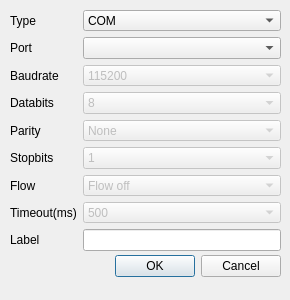
<?xml version="1.0" encoding="UTF-8"?>
<ui version="4.0">
 <class>NewTerminalDialog</class>
 <widget class="QDialog" name="NewTerminalDialog">
  <property name="geometry">
   <rect>
    <x>0</x>
    <y>0</y>
    <width>290</width>
    <height>300</height>
   </rect>
  </property>
  <property name="windowTitle">
   <string>Dialog</string>
  </property>
  <widget class="QDialogButtonBox" name="buttonBox">
   <property name="geometry">
    <rect>
     <x>50</x>
     <y>250</y>
     <width>231</width>
     <height>32</height>
    </rect>
   </property>
   <property name="orientation">
    <enum>Qt::Horizontal</enum>
   </property>
   <property name="standardButtons">
    <set>QDialogButtonBox::Cancel|QDialogButtonBox::Ok</set>
   </property>
  </widget>
  <widget class="QWidget" name="layoutWidget">
   <property name="geometry">
    <rect>
     <x>10</x>
     <y>10</y>
     <width>271</width>
     <height>241</height>
    </rect>
   </property>
   <layout class="QFormLayout" name="formLayout">
    <item row="0" column="0">
     <widget class="QLabel" name="label">
      <property name="text">
       <string>Type</string>
      </property>
     </widget>
    </item>
    <item row="0" column="1">
     <widget class="QComboBox" name="cmbType">
      <item>
       <property name="text">
        <string>COM</string>
       </property>
      </item>
      <item>
       <property name="text">
        <string>TCP</string>
       </property>
      </item>
      <item>
       <property name="text">
        <string>UDP</string>
       </property>
      </item>
     </widget>
    </item>
    <item row="1" column="0">
     <widget class="QLabel" name="label_2">
      <property name="text">
       <string>Port</string>
      </property>
     </widget>
    </item>
    <item row="1" column="1">
     <widget class="QComboBox" name="cmbPort"/>
    </item>
    <item row="2" column="0">
     <widget class="QLabel" name="label_3">
      <property name="text">
       <string>Baudrate</string>
      </property>
     </widget>
    </item>
    <item row="3" column="0">
     <widget class="QLabel" name="label_4">
      <property name="text">
       <string>Databits</string>
      </property>
     </widget>
    </item>
    <item row="4" column="0">
     <widget class="QLabel" name="label_5">
      <property name="text">
       <string>Parity</string>
      </property>
     </widget>
    </item>
    <item row="5" column="0">
     <widget class="QLabel" name="label_6">
      <property name="text">
       <string>Stopbits</string>
      </property>
     </widget>
    </item>
    <item row="6" column="0">
     <widget class="QLabel" name="label_7">
      <property name="text">
       <string>Flow</string>
      </property>
     </widget>
    </item>
    <item row="7" column="0">
     <widget class="QLabel" name="label_8">
      <property name="text">
       <string>Timeout(ms)</string>
      </property>
     </widget>
    </item>
    <item row="2" column="1">
     <widget class="QComboBox" name="cmbBaud">
      <property name="enabled">
       <bool>false</bool>
      </property>
      <item>
       <property name="text">
        <string>115200</string>
       </property>
      </item>
      <item>
       <property name="text">
        <string>57600</string>
       </property>
      </item>
      <item>
       <property name="text">
        <string>38400</string>
       </property>
      </item>
      <item>
       <property name="text">
        <string>19200</string>
       </property>
      </item>
      <item>
       <property name="text">
        <string>9600</string>
       </property>
      </item>
      <item>
       <property name="text">
        <string>4800</string>
       </property>
      </item>
      <item>
       <property name="text">
        <string>2400</string>
       </property>
      </item>
     </widget>
    </item>
    <item row="3" column="1">
     <widget class="QComboBox" name="cmbData">
      <property name="enabled">
       <bool>false</bool>
      </property>
      <item>
       <property name="text">
        <string>8</string>
       </property>
      </item>
      <item>
       <property name="text">
        <string>7</string>
       </property>
      </item>
      <item>
       <property name="text">
        <string>6</string>
       </property>
      </item>
      <item>
       <property name="text">
        <string>5</string>
       </property>
      </item>
     </widget>
    </item>
    <item row="4" column="1">
     <widget class="QComboBox" name="cmbParity">
      <property name="enabled">
       <bool>false</bool>
      </property>
      <item>
       <property name="text">
        <string>None</string>
       </property>
      </item>
      <item>
       <property name="text">
        <string>Odd</string>
       </property>
      </item>
      <item>
       <property name="text">
        <string>Even</string>
       </property>
      </item>
     </widget>
    </item>
    <item row="5" column="1">
     <widget class="QComboBox" name="cmbStop">
      <property name="enabled">
       <bool>false</bool>
      </property>
      <item>
       <property name="text">
        <string>1</string>
       </property>
      </item>
      <item>
       <property name="text">
        <string>2</string>
       </property>
      </item>
     </widget>
    </item>
    <item row="6" column="1">
     <widget class="QComboBox" name="cmbControl">
      <property name="enabled">
       <bool>false</bool>
      </property>
      <item>
       <property name="text">
        <string>Flow off</string>
       </property>
      </item>
      <item>
       <property name="text">
        <string>Flow hardware</string>
       </property>
      </item>
      <item>
       <property name="text">
        <string>Flow xonoff</string>
       </property>
      </item>
     </widget>
    </item>
    <item row="7" column="1">
     <widget class="QComboBox" name="cmbTimeout">
      <property name="enabled">
       <bool>false</bool>
      </property>
      <item>
       <property name="text">
        <string>500</string>
       </property>
      </item>
     </widget>
    </item>
    <item row="8" column="0">
     <widget class="QLabel" name="label_9">
      <property name="text">
       <string>Label</string>
      </property>
     </widget>
    </item>
    <item row="8" column="1">
     <widget class="QLineEdit" name="lineLabel"/>
    </item>
   </layout>
  </widget>
 </widget>
 <resources/>
 <connections>
  <connection>
   <sender>buttonBox</sender>
   <signal>accepted()</signal>
   <receiver>NewTerminalDialog</receiver>
   <slot>accept()</slot>
   <hints>
    <hint type="sourcelabel">
     <x>248</x>
     <y>254</y>
    </hint>
    <hint type="destinationlabel">
     <x>157</x>
     <y>274</y>
    </hint>
   </hints>
  </connection>
  <connection>
   <sender>buttonBox</sender>
   <signal>rejected()</signal>
   <receiver>NewTerminalDialog</receiver>
   <slot>reject()</slot>
   <hints>
    <hint type="sourcelabel">
     <x>316</x>
     <y>260</y>
    </hint>
    <hint type="destinationlabel">
     <x>286</x>
     <y>274</y>
    </hint>
   </hints>
  </connection>
 </connections>
</ui>
